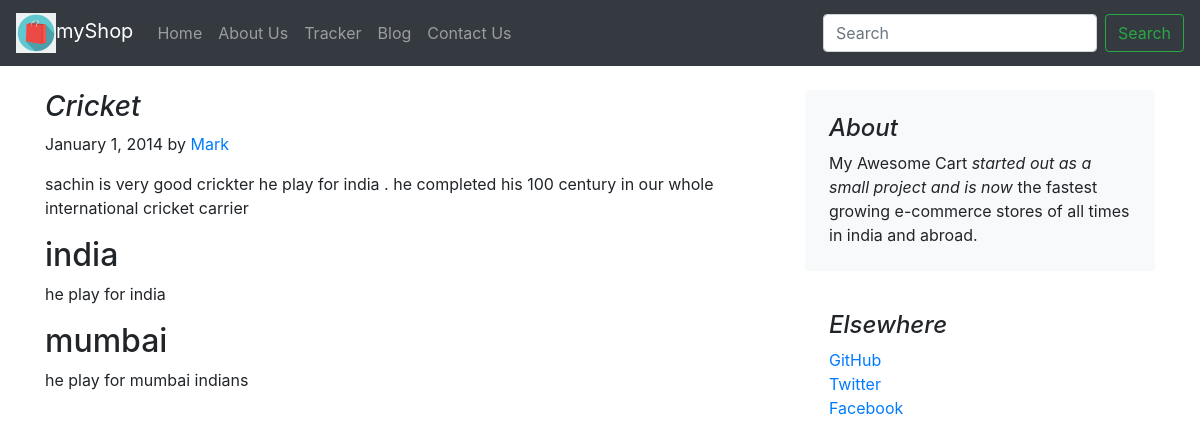
Page /blog/blogpost/1/ on the committed database.
### blog/models.py (models this page shows, shortened)
class Blogpost(models.Model):
    post_id = models.AutoField(primary_key=True)
    title = models.CharField(max_length=50)
    head0 = models.CharField(max_length=500, default="")
    chead0 = models.CharField(max_length=5000, default="")
    head1 = models.CharField(max_length=500, default="")
    chead1 = models.CharField(max_length=5000, default="")
    head2 = models.CharField(max_length=500, default="")
    chead2 = models.CharField(max_length=5000, default="")
    pub_date = models.DateField()
    thumbnail = models.ImageField(upload_to='shop/images', default="")

### blog/views.py (the view)
# urls.py: path("blogpost/<int:id>/",views.postView, name="PostView"),
def postView(request,id):
    post = Blogpost.objects.filter(post_id = id)[0]
    return render(request, 'blog/blogpost.html',{'post':post})

### blog/templates/blog/blogpost.html (shortened to what this page needs)
{% extends 'blog/basic.html' %}
{% block body %}
<div class="container">
    <div class="row mt-4">
        <div class="col-md-8 blog-main">
            <h3 class="font-italic">
                {{post.title}}
            </h3>
            <div class="blog-post">
                <p class="blog-post-meta">January 1, 2014 by <a href="#">Mark</a></p>
                <p>{{post.chead0}}</p>
                <h2>{{post.head1}}</h2>
                <p>{{post.chead1}}</p>
                <h2>{{post.head2}}</h2>
                <p>{{post.chead2}}</p>
            </div>
        </div>
        <aside class="col-md-4 blog-sidebar">
            <div class="p-4 mb-3 bg-light rounded">
                <h4 class="font-italic">About</h4>
                <p class="mb-0">My Awesome Cart <em>started out as a small project and is now</em> the fastest growing e-commerce stores of all times in india and abroad.</p>
            </div>
            <div class="p-4">
                <h4 class="font-italic">Elsewhere</h4>
                <ol class="list-unstyled">
                    <li><a href="#">GitHub</a></li>
                    <li><a href="#">Twitter</a></li>
                    <li><a href="#">Facebook</a></li>
                </ol>
            </div>
        </aside>
    </div>
</div>
{% endblock %}

### rows in the picture
Blogpost: title "Cricket", chead0 "sachin is very good crickter he play for india . he completed his 100 century in our whole international cricket carrier", head1 "india", chead1 "he play for india", head2 "mumbai", chead2 "he play for mumbai indians"
